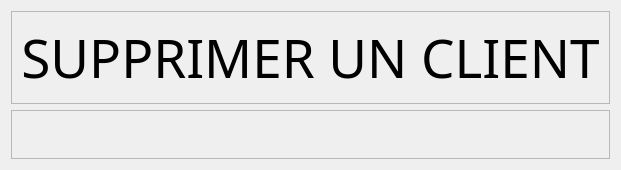
                  <widget class="QWidget" name="page_suppr_client">
                   <layout class="QGridLayout" name="gridLayout_8">
                    <item row="0" column="0">
                     <widget class="QFrame" name="frame_7">
                      <property name="frameShape">
                       <enum>QFrame::StyledPanel</enum>
                      </property>
                      <property name="frameShadow">
                       <enum>QFrame::Raised</enum>
                      </property>
                      <layout class="QGridLayout" name="gridLayout_16">
                       <item row="0" column="0">
                        <widget class="QLabel" name="label_26">
                         <property name="font">
                          <font>
                           <family>Meloriac</family>
                           <pointsize>40</pointsize>
                          </font>
                         </property>
                         <property name="layoutDirection">
                          <enum>Qt::LeftToRight</enum>
                         </property>
                         <property name="styleSheet">
                          <string notr="true"/>
                         </property>
                         <property name="text">
                          <string>SUPPRIMER UN CLIENT</string>
                         </property>
                         <property name="alignment">
                          <set>Qt::AlignCenter</set>
                         </property>
                        </widget>
                       </item>
                      </layout>
                     </widget>
                    </item>
                    <item row="1" column="0">
                     <widget class="QFrame" name="frame_8">
                      <property name="frameShape">
                       <enum>QFrame::StyledPanel</enum>
                      </property>
                      <property name="frameShadow">
                       <enum>QFrame::Raised</enum>
                      </property>
                      <layout class="QGridLayout" name="gridLayout_17">
                       <item row="0" column="0">
                        <widget class="QLabel" name="label_27">
                         <property name="enabled">
                          <bool>false</bool>
                         </property>
                         <property name="font">
                          <font>
                           <family>3ds</family>
                           <pointsize>16</pointsize>
                          </font>
                         </property>
                         <property name="layoutDirection">
                          <enum>Qt::LeftToRight</enum>
                         </property>
                         <property name="styleSheet">
                          <string notr="true"/>
                         </property>
                         <property name="text">
                          <string/>
                         </property>
                         <property name="alignment">
                          <set>Qt::AlignCenter</set>
                         </property>
                        </widget>
                       </item>
                      </layout>
                     </widget>
                    </item>
                   </layout>
                  </widget>
